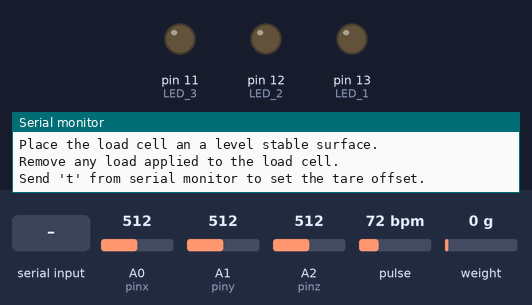
The sketch below on a simulated Arduino Uno, built with avr-gcc and run on an emulated ATmega328P. Shown: output pins drawn as LEDs (lit = HIGH), the last lines printed to the serial monitor. The inputs (shaded band) are chosen by the test bench; at power-on: pulse 72 bpm, A0 (pinx) = 512, A1 (piny) = 512, A2 (pinz) = 512, weight on the scale 0 g. EEPROM starts erased.

Above: at 3.2 s.
3.3 s: "t90\n" received over Serial
4.8 s: "y90\n" received over Serial
6.4 s: "t,45\n" received over Serial
9.4 s: pulse set to 42 bpm
At 10.9 s:
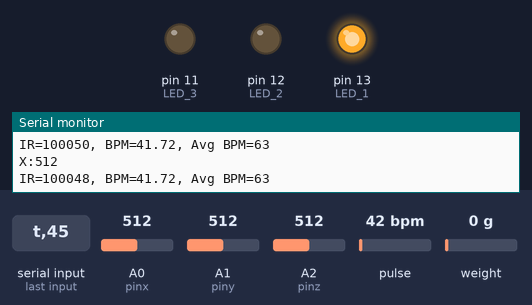
Timing chart, 0 to 12.4 s (numbered marks = the images above; inputs shaded):
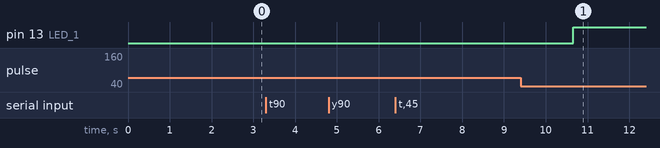

The sketch:

allinone.ino
```cpp
/*
   -------------------------------------------------------------------------------------
   HX711_ADC
   Arduino library for HX711 24-Bit Analog-to-Digital Converter for Weight Scales
   Olav Kallhovd sept2017
   -------------------------------------------------------------------------------------
*/

/*
   This example file shows how to calibrate the load cell and optionally store the calibration
   value in EEPROM, and also how to change the value manually.
   The result value can then later be included in your project sketch or fetched from EEPROM.

   To implement calibration in your project sketch the simplified procedure is as follow:
       LoadCell.tare();
       //place known mass
       LoadCell.refreshDataSet();
       float newCalibrationValue = LoadCell.getNewCalibration(known_mass);
*/

#include <HX711_ADC.h>
#include <Wire.h>
#include "MAX30105.h"

#include "heartRate.h"

#if defined(ESP8266)|| defined(ESP32) || defined(AVR)
#include <EEPROM.h>
#endif

//pins:
const int HX711_dout = 4; //mcu > HX711 dout pin
const int HX711_sck = 5; //mcu > HX711 sck pin
int pinx =A0;
int piny =A1;
int pinz =A2;
int sekundenCounter = 0;
int triggerCounter = 0;
int fingerCounter = 0;

const byte RATE_SIZE = 4; //Increase this for more averaging. 4 is good.
byte rates[RATE_SIZE]; //Array of heart rates
byte rateSpot = 0;
long lastBeat = 0; //Time at which the last beat occurred

float beatsPerMinute;
int beatAvg;

MAX30105 particleSensor;

//HX711 constructor:
HX711_ADC LoadCell(HX711_dout, HX711_sck);

const int calVal_eepromAdress = 0;
unsigned long t = 0;

void setup() {
  //LEDS mit dem jeweiligen digitalen port an den sie angeschlossen werden müssen
  //von dem digital port ein kabel zum widerstand, vom widerstand zum längern ende der led. das kürzere ende mit ground verbinden
  pinMode(13, OUTPUT); //LED 1
  pinMode(12, OUTPUT); //LED 2
  pinMode(11, OUTPUT); //LED 3

  //der rest ist kalibrierung für gewichtssensor

  Serial.begin(57600); delay(10);
  Serial.println();
  Serial.println("Starting...");

  LoadCell.begin();
  unsigned long stabilizingtime = 2000; // preciscion right after power-up can be improved by adding a few seconds of stabilizing time
  boolean _tare = true; //set this to false if you don't want tare to be performed in the next step
  LoadCell.start(stabilizingtime, _tare);
  if (LoadCell.getTareTimeoutFlag() || LoadCell.getSignalTimeoutFlag()) {
    Serial.println("Timeout, check MCU>HX711 wiring and pin designations");
    while (1);
  }
  else {
    LoadCell.setCalFactor(1.0); // user set calibration value (float), initial value 1.0 may be used for this sketch
    Serial.println("Startup is complete");
  }
  while (!LoadCell.update());
  calibrate(); //start calibration procedure

    if (!particleSensor.begin(Wire, I2C_SPEED_FAST)) //Use default I2C port, 400kHz speed
  {
    Serial.println("MAX30105 was not found. Please check wiring/power. ");
    while (1);
  }
  Serial.println("Place your index finger on the sensor with steady pressure.");

  particleSensor.setup(); //Configure sensor with default settings
  particleSensor.setPulseAmplitudeRed(0x0A); //Turn Red LED to low to indicate sensor is running
  particleSensor.setPulseAmplitudeGreen(0); //Turn off Green LED
}

void loop() {

  //mit LOW schaltet man die led aus, mit high wieder ein
  //der jeweilige port je nachdem welche led an sein soll
  //digitalWrite(13,HIGH);
  //delay(1000);
  //digitalWrite(13,LOW);
  //delay(1000);
  long irValue = particleSensor.getIR();


  //heartbeat geschichte
  if (checkForBeat(irValue) == true)
  {
    //We sensed a beat!
    long delta = millis() - lastBeat;
    lastBeat = millis();

    beatsPerMinute = 60 / (delta / 1000.0);

    if (beatsPerMinute < 255 && beatsPerMinute > 20)
    {
      rates[rateSpot++] = (byte)beatsPerMinute; //Store this reading in the array
      rateSpot %= RATE_SIZE; //Wrap variable

      //Take average of readings
      beatAvg = 0;
      for (byte x = 0 ; x < RATE_SIZE ; x++)
        beatAvg += rates[x];
      beatAvg /= RATE_SIZE;
    }
  }
  Serial.print("IR=");
  Serial.print(irValue);
  Serial.print(", BPM=");
  Serial.print(beatsPerMinute);
  Serial.print(", Avg BPM=");
  Serial.print(beatAvg);

  //wenn irvalue über 50000 für 5 sekunden würde ich den trigger senden
  if (irValue < 50000) {
    Serial.print(" No finger?");
  } else {
    if (sekundenCounter < 5000) {
      fingerCounter += 1;
    }
  }

  if (fingerCounter > 450) {
    // hier stattdessen das signal senden
    digitalWrite(13,HIGH);
  }

  Serial.println();

  //hier ist der beschleunigungssensor bzw. der trigger dafür
  if (analogRead(pinx) < 100 || analogRead(pinx) > 500) {
    triggerCounter = triggerCounter + 1;
    //Serial.print ("X:");
    //Serial.print(analogRead(pinx));
    //Serial.println();
  }
  if (analogRead(piny) < 100 || analogRead(piny) > 500) {
    triggerCounter = triggerCounter + 1;
    //Serial.print ("Y:");
    //Serial.print(analogRead(piny));
    //Serial.println();
  }
  if (analogRead(pinz) < 50 || analogRead(pinz) > 400) {
    triggerCounter = triggerCounter + 1;
    //Serial.print ("Z:");
    //Serial.print(analogRead(pinz));
    //Serial.println();
  }

  //fingercounter wird hier auch zurück gesetzt
  if (sekundenCounter > 5000) {
    Serial.print(triggerCounter);
    Serial.println();
    sekundenCounter = 0;
    triggerCounter = 0;
    fingerCounter = 0;
  }
  sekundenCounter = sekundenCounter + 10;

  //hier wollt ihr den code reinschreiben. Wenn der triggerCounter auf 100 ist muss das signal gesendet werden an die anderen aduinos
  //led soll angehen,
  if (triggerCounter > 100) {
    Serial.print ("trigger: ");
    Serial.print(triggerCounter);
    Serial.println();
    sekundenCounter = 0;
    triggerCounter = 0;
  }

  Serial.print ("X:");
  Serial.print(analogRead(pinx));
  Serial.println();


  static boolean newDataReady = 0;
  const int serialPrintInterval = 0; //increase value to slow down serial print activity

  // check for new data/start next conversion:
  if (LoadCell.update()) newDataReady = true;

  // get smoothed value from the dataset:
  if (newDataReady) {
    if (millis() > t + serialPrintInterval) {
      float i = LoadCell.getData();
        //hier muss der teil für den gewichtssensor rein
        //wenn i größer threshold -> signal senden
        Serial.print("Load_cell output val: ");
        Serial.println(i);
      newDataReady = 0;
      t = millis();
    }
  }


  // receive command from serial terminal
  if (Serial.available() > 0) {
    char inByte = Serial.read();
    if (inByte == 't') LoadCell.tareNoDelay(); //tare
    else if (inByte == 'r') calibrate(); //calibrate
    else if (inByte == 'c') changeSavedCalFactor(); //edit calibration value manually
  }

  // check if last tare operation is complete
  if (LoadCell.getTareStatus() == true) {
    Serial.println("Tare complete");
  }

}

void calibrate() {
  Serial.println("***");
  Serial.println("Start calibration:");
  Serial.println("Place the load cell an a level stable surface.");
  Serial.println("Remove any load applied to the load cell.");
  Serial.println("Send 't' from serial monitor to set the tare offset.");

  boolean _resume = false;
  while (_resume == false) {
    LoadCell.update();
    if (Serial.available() > 0) {
      if (Serial.available() > 0) {
        char inByte = Serial.read();
        if (inByte == 't') LoadCell.tareNoDelay();
      }
    }
    if (LoadCell.getTareStatus() == true) {
      Serial.println("Tare complete");
      _resume = true;
    }
  }

  Serial.println("Now, place your known mass on the loadcell.");
  Serial.println("Then send the weight of this mass (i.e. 100.0) from serial monitor.");

  float known_mass = 0;
  _resume = false;
  while (_resume == false) {
    LoadCell.update();
    if (Serial.available() > 0) {
      known_mass = Serial.parseFloat();
      if (known_mass != 0) {
        Serial.print("Known mass is: ");
        Serial.println(known_mass);
        _resume = true;
      }
    }
  }

  LoadCell.refreshDataSet(); //refresh the dataset to be sure that the known mass is measured correct
  float newCalibrationValue = LoadCell.getNewCalibration(known_mass); //get the new calibration value

  Serial.print("New calibration value has been set to: ");
  Serial.print(newCalibrationValue);
  Serial.println(", use this as calibration value (calFactor) in your project sketch.");
  Serial.print("Save this value to EEPROM adress ");
  Serial.print(calVal_eepromAdress);
  Serial.println("? y/n");

  _resume = false;
  while (_resume == false) {
    if (Serial.available() > 0) {
      char inByte = Serial.read();
      if (inByte == 'y') {
#if defined(ESP8266)|| defined(ESP32)
        EEPROM.begin(512);
#endif
        EEPROM.put(calVal_eepromAdress, newCalibrationValue);
#if defined(ESP8266)|| defined(ESP32)
        EEPROM.commit();
#endif
        EEPROM.get(calVal_eepromAdress, newCalibrationValue);
        Serial.print("Value ");
        Serial.print(newCalibrationValue);
        Serial.print(" saved to EEPROM address: ");
        Serial.println(calVal_eepromAdress);
        _resume = true;

      }
      else if (inByte == 'n') {
        Serial.println("Value not saved to EEPROM");
        _resume = true;
      }
    }
  }

  Serial.println("End calibration");
  Serial.println("***");
  Serial.println("To re-calibrate, send 'r' from serial monitor.");
  Serial.println("For manual edit of the calibration value, send 'c' from serial monitor.");
  Serial.println("***");
}

void changeSavedCalFactor() {
  float oldCalibrationValue = LoadCell.getCalFactor();
  boolean _resume = false;
  Serial.println("***");
  Serial.print("Current value is: ");
  Serial.println(oldCalibrationValue);
  Serial.println("Now, send the new value from serial monitor, i.e. 696.0");
  float newCalibrationValue;
  while (_resume == false) {
    if (Serial.available() > 0) {
      newCalibrationValue = Serial.parseFloat();
      if (newCalibrationValue != 0) {
        Serial.print("New calibration value is: ");
        Serial.println(newCalibrationValue);
        LoadCell.setCalFactor(newCalibrationValue);
        _resume = true;
      }
    }
  }
  _resume = false;
  Serial.print("Save this value to EEPROM adress ");
  Serial.print(calVal_eepromAdress);
  Serial.println("? y/n");
  while (_resume == false) {
    if (Serial.available() > 0) {
      char inByte = Serial.read();
      if (inByte == 'y') {
#if defined(ESP8266)|| defined(ESP32)
        EEPROM.begin(512);
#endif
        EEPROM.put(calVal_eepromAdress, newCalibrationValue);
#if defined(ESP8266)|| defined(ESP32)
        EEPROM.commit();
#endif
        EEPROM.get(calVal_eepromAdress, newCalibrationValue);
        Serial.print("Value ");
        Serial.print(newCalibrationValue);
        Serial.print(" saved to EEPROM address: ");
        Serial.println(calVal_eepromAdress);
        _resume = true;
      }
      else if (inByte == 'n') {
        Serial.println("Value not saved to EEPROM");
        _resume = true;
      }
    }
  }
  Serial.println("End change calibration value");
  Serial.println("***");
}
```
